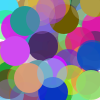
Frame 1 (no input)
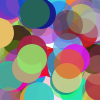
Frame 60 (the mouse pressed at the canvas centre just before this capture)
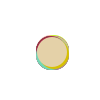
Frame 120 (the mouse held since frame 60 and released just before this capture)

The Processing sketch that drew these frames (run headless with seeded random() and noise(); from frame 60 on, the mouse is pressed at the canvas centre):

// Processing sketch: random6_5_for_android
// ── random6_5_for_android.pde
int[]x,y,lr,li;
int[]r,g,b,a;
void setup(){
  int i;
  x=new int[100];
  y=new int[100];
  r=new int[100];
  g=new int[100];
  b=new int[100];
  a=new int[100];
  lr=new int[100];
  li=new int[100];
  for(i=0; i<100; ++i){
    x[i]=int(random(width));
    y[i]=int(random(height));
    r[i]=int(random(256));
    g[i]=int(random(256));
    b[i]=int(random(256));
    a[i]=int(random(256))+50;
    lr[i]=int(random(2))*2-1;
    li[i]=int(random(2))*2-1;
  }
  //size(600,600);
  noStroke();
}

void draw(){
  int i;
  background(255);
  for(i=0; i<100; ++i){
    x[i]+=lr[i];
    y[i]+=li[i];
    if(x[i]>width){
      lr[i]=int(random(7))*-1-1;
      r[i]=int(random(256));
      g[i]=int(random(256));
      b[i]=int(random(256));
      a[i]=int(random(256))+50;
    }else if(x[i]<0){
      lr[i]=int(random(4))+1;
      r[i]=int(random(256));
      g[i]=int(random(256));
      b[i]=int(random(256));
      a[i]=int(random(256))+50;
    }
    if(y[i]>height){
      li[i]=int(random(6))*-1+1;
    }else if(y[i]<0){
      li[i]=int(random(5))+1;
    }
    fill(r[i],g[i],b[i],a[i]);
    ellipse(x[i],y[i],30,30);
    if(mousePressed){
      x[i]=pmouseX;
      y[i]=pmouseY;
    }
  }
}
